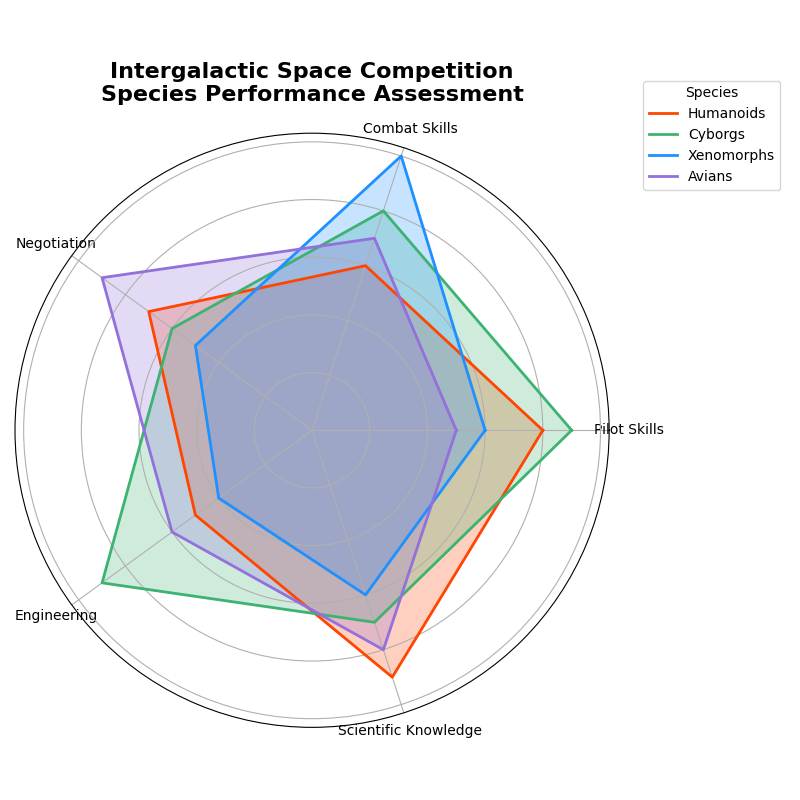

Generate this figure with Python:
import numpy as np
import matplotlib.pyplot as plt

skills = ['Pilot Skills', 'Combat Skills', 'Negotiation', 'Engineering', 'Scientific Knowledge']
species = ['Humanoids', 'Cyborgs', 'Xenomorphs', 'Avians']

performance = np.array([
    [8, 6, 7, 5, 9],  # Humanoids
    [9, 8, 6, 9, 7],  # Cyborgs
    [6, 10, 5, 4, 6], # Xenomorphs
    [5, 7, 9, 6, 8]   # Avians
])

num_skills = len(skills)

def create_radar_chart(title, labels, data, categories):
    angles = np.linspace(0, 2 * np.pi, num_skills, endpoint=False).tolist()
    angles += angles[:1]

    data = np.concatenate((data, data[:, [0]]), axis=1)

    fig, ax = plt.subplots(figsize=(8, 8), subplot_kw=dict(polar=True))

    colors = ['#FF4500', '#3CB371', '#1E90FF', '#9370DB']
    for idx, (d, color) in enumerate(zip(data, colors)):
        ax.fill(angles, d, color=color, alpha=0.25)
        ax.plot(angles, d, color=color, linewidth=2, label=categories[idx])

    ax.set_yticklabels([])
    ax.set_xticks(angles[:-1])
    ax.set_xticklabels(labels, fontsize=10)

    plt.title(title, size=16, fontweight='bold', pad=20, va='bottom')
    plt.legend(loc='upper right', bbox_to_anchor=(1.3, 1.1), title="Species")
    
    plt.tight_layout()
    plt.show()

create_radar_chart(
    "Intergalactic Space Competition\nSpecies Performance Assessment",
    skills, performance, species
)
